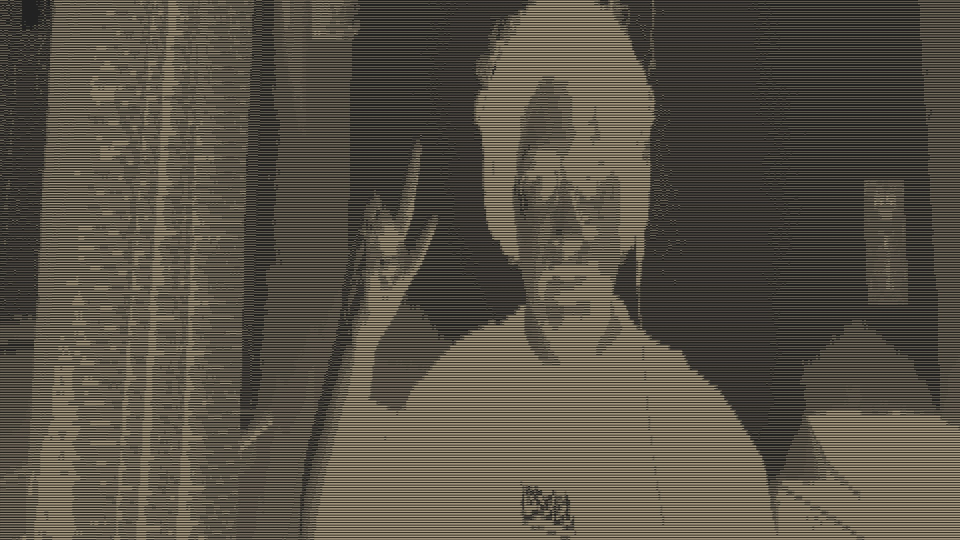
#> input picture assets/1.jpeg, 1920 x 1080 px, given in place of the camera (shown at 1/2 size)
$ python main.py
#> lines starting #> are read from the running program, lines starting #| are printed output that depends on the picture
#> further down, frame is the input picture: shape (1080, 1920, 3); mean B, G, R 70, 81.5, 87.4
import shutil
import time

import cv2
import numpy as np
from PIL import Image, ImageDraw, ImageFont
from rich.console import Console
from rich.text import Text

console = Console()

# TODO: make it better and less noisy
# TODO: make it so it can record and save the ascii version as a video

threshold_val = 80
fps = 15


# resize to make it fit for the te rminal
def resize_video(frame, term_cols, term_rows):
#> called with term_cols = 80, term_rows = 24
    aspect_ratio_correction = 0.5
    new_w = term_cols // 2
    new_h = int((term_rows / aspect_ratio_correction) // 2)
    resized = cv2.resize(frame, (new_w, new_h))
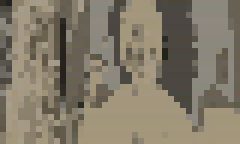
#> resized: shape (24, 40, 3) (shown 6 times larger); mean B, G, R 105.1, 121.9, 130.4
    return resized


# img to ascii
def ascii_frame(frame):
    data = "@B&#GP5JY7?~:^.⠀"
    result = Text()

    for row in range(frame.shape[0]):
        line1 = ""
        line2 = ""
        for col in range(frame.shape[1]):
            pixel = frame[row, col]
            char = data[int(pixel) * len(data) // 256]
            line1 += char * 2
            line2 += char * 2
        result.append(line1 + "\n")
        result.append(line2 + "\n")
    return result


# convert frames to smthing that easier to decode for the ascii
def convert_frame(frame, term_cols, term_rows, threshold_val=100):
    resized_frame = resize_video(frame, term_cols, term_rows)
    gray_frame = cv2.cvtColor(resized_frame, cv2.COLOR_BGR2GRAY)
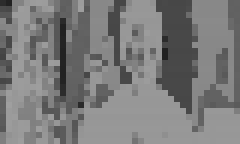
#> gray_frame: shape (24, 40) (shown 6 times larger); min 33, max 159, mean 122.5
    blur_frame = cv2.blur(gray_frame, (1, 1))
    _, thresh_frame = cv2.threshold(blur_frame, threshold_val, 255, cv2.THRESH_TOZERO)
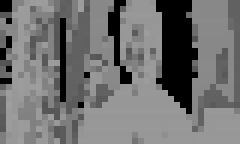
#> thresh_frame: shape (24, 40) (shown 6 times larger); min 0, max 159, mean 112.8

    output = ascii_frame(thresh_frame)
    return output


# live feed for debugging
def debug_feed(frame, term_cols, term_rows, threshold_val=100):
    resized_frame = resize_video(frame, term_cols, term_rows)
    gray_frame = cv2.cvtColor(resized_frame, cv2.COLOR_BGR2GRAY)
    blur_frame = cv2.blur(gray_frame, (1, 1))
    _, thresh_frame = cv2.threshold(blur_frame, threshold_val, 255, cv2.THRESH_TOZERO)
    return thresh_frame


if __name__ == "__main__":
    vid_cam = cv2.VideoCapture(0)

    if not vid_cam.isOpened():
        console.print("[bold red]Camera not found or failed to open.[/bold red]")
        exit()

    try:
        while True:
            term_cols, term_rows = shutil.get_terminal_size((80, 24))

            captured, frame = vid_cam.read()
            if not captured:
                console.print("[bold red]Failed to capture frame.[/bold red]")
                break

            ascii_output = convert_frame(frame, term_cols, term_rows, threshold_val)
            live_feed = debug_feed(frame, term_cols, term_rows, threshold_val)

            cv2.imshow("feed", live_feed)
            cv2.waitKey(1)

            console.clear()
            console.print(ascii_output)

            time.sleep(1 / fps)
    except KeyboardInterrupt:
        pass
    finally:
        vid_cam.release()
        cv2.destroyAllWindows()

$ run again, on assets/thumb.jpeg
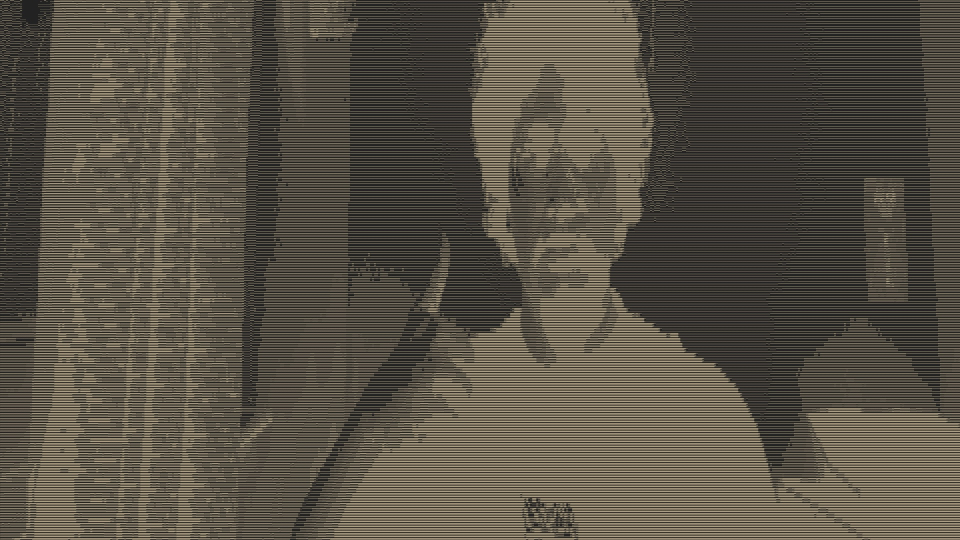
#> input picture assets/thumb.jpeg, 1920 x 1080 px, given in place of the camera (shown at 1/2 size)
#> frame is the input picture: shape (1080, 1920, 3); mean B, G, R 70, 81.4, 87.3
#> in resize_video, `resized = cv2.resize(frame, (new_w, new_h))`:
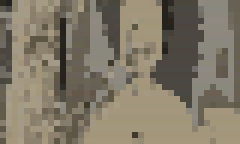
#> resized: shape (24, 40, 3) (shown 6 times larger); mean B, G, R 104, 120.7, 129.1
#> in convert_frame, `_, thresh_frame = cv2.threshold(blur_frame, threshold_val, 255, cv2.TH..`:
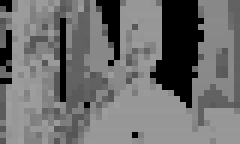
#> thresh_frame: shape (24, 40) (shown 6 times larger); min 0, max 158, mean 110.8
